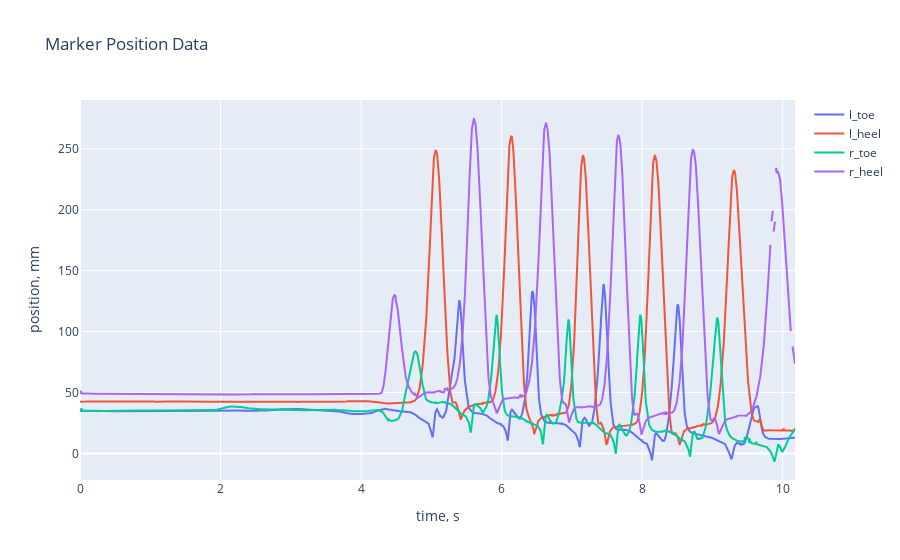

Notebook code cell kept with this figure:
### Code cell
# Plot marker trajectories for selected markers
my_labels = ["l_toe", "l_heel", "r_toe", "r_heel"]
ixs = [np.nonzero(data["marker_location"]==label)[0][0] for label in my_labels]
for ix in ixs:
    s = data["marker_location"][ix]
    print(f"{ix:2d}: {data['marker_location'][ix]:s}")

# Get the sampling frequency
fs = data["fs"]

fig = make_subplots(rows=1, cols=1)

fig.add_trace(go.Scatter(x=np.arange(data["pos"].shape[0])/fs, y=data["pos"][:,2,ixs[0]], mode="lines", name=data['marker_location'][ixs[0]]))
fig.add_trace(go.Scatter(x=np.arange(data["pos"].shape[0])/fs, y=data["pos"][:,2,ixs[1]], mode="lines", name=data['marker_location'][ixs[1]]))
fig.add_trace(go.Scatter(x=np.arange(data["pos"].shape[0])/fs, y=data["pos"][:,2,ixs[2]], mode="lines", name=data['marker_location'][ixs[2]]))
fig.add_trace(go.Scatter(x=np.arange(data["pos"].shape[0])/fs, y=data["pos"][:,2,ixs[3]], mode="lines", name=data['marker_location'][ixs[3]]))

fig.update_layout(title="Marker Position Data", xaxis_title="time, s", yaxis_title="position, mm")
fig.show()

### Figure 1 — Plotly figure (JSON) as saved in the notebook; plotly's stock layout.template omitted (floating-point values rounded to 4 significant figures; data arrays with more than 128 entries replaced by an {"elided": "..."} marker saying what was removed)
{"data": [{"mode": "lines", "name": "l_toe", "type": "scatter", "x": {"elided": "2036 float values"}, "y": {"elided": "2036 float values"}}, {"mode": "lines", "name": "l_heel", "type": "scatter", "x": {"elided": "2036 float values"}, "y": {"elided": "2036 float values"}}, {"mode": "lines", "name": "r_toe", "type": "scatter", "x": {"elided": "2036 float values"}, "y": {"elided": "2036 float values"}}, {"mode": "lines", "name": "r_heel", "type": "scatter", "x": {"elided": "2036 float values"}, "y": {"elided": "2036 float values"}}], "layout": {"title": {"text": "Marker Position Data"}, "xaxis": {"anchor": "y", "domain": [0, 1], "title": {"text": "time, s"}}, "yaxis": {"anchor": "x", "domain": [0, 1], "title": {"text": "position, mm"}}}}
